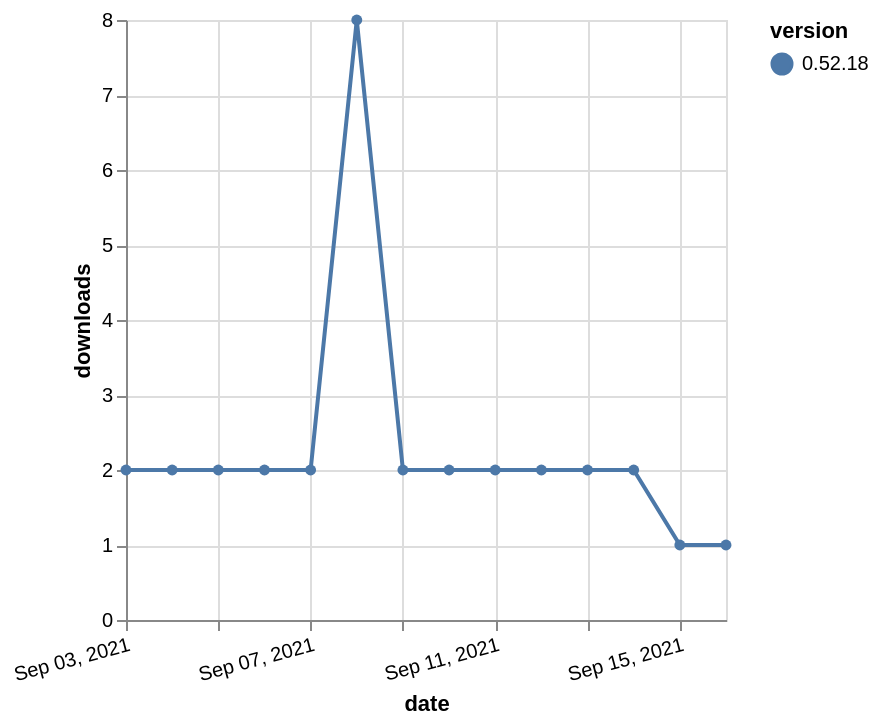

Vega-Lite specification for this chart:
### Vega-Lite specification from a JSON file in a GitHub repository (floating-point values rounded to 4 significant figures)
{"$schema": "https://vega.github.io/schema/vega-lite/v5.json", "description": "A simple bar chart with embedded data.", "data": {"values": [{"date": "2021-09-03", "total": 4524, "delta": 2, "version": "0.52.18"}, {"date": "2021-09-04", "total": 4526, "delta": 2, "version": "0.52.18"}, {"date": "2021-09-05", "total": 4528, "delta": 2, "version": "0.52.18"}, {"date": "2021-09-06", "total": 4530, "delta": 2, "version": "0.52.18"}, {"date": "2021-09-07", "total": 4532, "delta": 2, "version": "0.52.18"}, {"date": "2021-09-08", "total": 4540, "delta": 8, "version": "0.52.18"}, {"date": "2021-09-09", "total": 4542, "delta": 2, "version": "0.52.18"}, {"date": "2021-09-10", "total": 4544, "delta": 2, "version": "0.52.18"}, {"date": "2021-09-11", "total": 4546, "delta": 2, "version": "0.52.18"}, {"date": "2021-09-12", "total": 4548, "delta": 2, "version": "0.52.18"}, {"date": "2021-09-13", "total": 4550, "delta": 2, "version": "0.52.18"}, {"date": "2021-09-14", "total": 4552, "delta": 2, "version": "0.52.18"}, {"date": "2021-09-15", "total": 4553, "delta": 1, "version": "0.52.18"}, {"date": "2021-09-16", "total": 4554, "delta": 1, "version": "0.52.18"}]}, "width": "container", "mark": {"type": "line", "point": {"filled": true}}, "encoding": {"x": {"field": "date", "type": "temporal", "timeUnit": "yearmonthdate", "title": "date", "axis": {"labelAngle": -15}}, "y": {"field": "delta", "type": "quantitative", "title": "downloads"}, "color": {"field": "version", "type": "nominal"}, "tooltip": {"field": "delta"}}}
